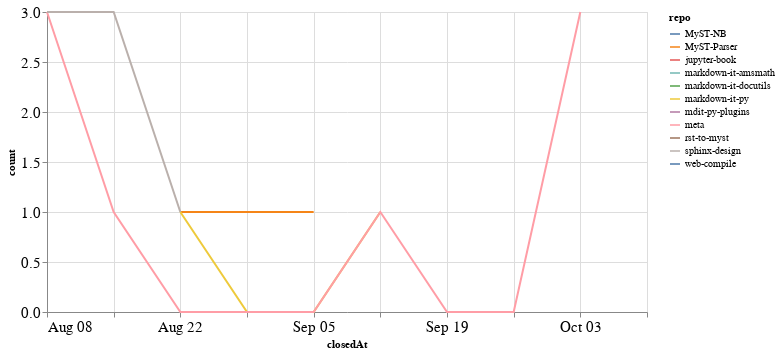

Notebook source saved alongside this figure:
### Code cell
closed_by_time = closed_by.groupby('repo').resample('W', on='closedAt').count()['author'].reset_index()
closed_by_time = closed_by_time.rename(columns={'author': 'count'})

alt.Chart(closed_by_time, width=600).mark_line().encode(
    x='closedAt',
    y='count',
    color='repo',
    tooltip="repo"
)

### Figure 1 — Vega-Lite specification as saved in the notebook (floating-point values rounded to 4 significant figures)
{"config": {"axisLeft": {"labelFontSize": 15}, "axisBottom": {"labelFontSize": 15}}, "data": {"name": "data-6bff49002e61bc6776fba2ef6a33e6d6"}, "mark": "line", "encoding": {"color": {"type": "nominal", "field": "repo"}, "tooltip": {"type": "nominal", "field": "repo"}, "x": {"type": "temporal", "field": "closedAt"}, "y": {"type": "quantitative", "field": "count"}}, "width": 600, "$schema": "https://vega.github.io/schema/vega-lite/v4.8.1.json", "datasets": {"data-6bff49002e61bc6776fba2ef6a33e6d6": [{"repo": "MyST-NB", "closedAt": "2021-10-03T00:00:00", "count": 2}, {"repo": "MyST-Parser", "closedAt": "2021-08-22T00:00:00", "count": 1}, {"repo": "MyST-Parser", "closedAt": "2021-08-29T00:00:00", "count": 1}, {"repo": "MyST-Parser", "closedAt": "2021-09-05T00:00:00", "count": 1}, {"repo": "jupyter-book", "closedAt": "2021-10-10T00:00:00", "count": 1}, {"repo": "markdown-it-amsmath", "closedAt": "2021-09-12T00:00:00", "count": 2}, {"repo": "markdown-it-docutils", "closedAt": "2021-09-12T00:00:00", "count": 1}, {"repo": "markdown-it-py", "closedAt": "2021-08-22T00:00:00", "count": 1}, {"repo": "markdown-it-py", "closedAt": "2021-08-29T00:00:00", "count": 0}, {"repo": "markdown-it-py", "closedAt": "2021-09-05T00:00:00", "count": 0}, {"repo": "markdown-it-py", "closedAt": "2021-09-12T00:00:00", "count": 1}, {"repo": "mdit-py-plugins", "closedAt": "2021-09-12T00:00:00", "count": 1}, {"repo": "meta", "closedAt": "2021-08-08T00:00:00", "count": 3}, {"repo": "meta", "closedAt": "2021-08-15T00:00:00", "count": 1}, {"repo": "meta", "closedAt": "2021-08-22T00:00:00", "count": 0}, {"repo": "meta", "closedAt": "2021-08-29T00:00:00", "count": 0}, {"repo": "meta", "closedAt": "2021-09-05T00:00:00", "count": 0}, {"repo": "meta", "closedAt": "2021-09-12T00:00:00", "count": 1}, {"repo": "meta", "closedAt": "2021-09-19T00:00:00", "count": 0}, {"repo": "meta", "closedAt": "2021-09-26T00:00:00", "count": 0}, {"repo": "meta", "closedAt": "2021-10-03T00:00:00", "count": 3}, {"repo": "rst-to-myst", "closedAt": "2021-08-22T00:00:00", "count": 2}, {"repo": "sphinx-design", "closedAt": "2021-08-08T00:00:00", "count": 3}, {"repo": "sphinx-design", "closedAt": "2021-08-15T00:00:00", "count": 3}, {"repo": "sphinx-design", "closedAt": "2021-08-22T00:00:00", "count": 1}, {"repo": "web-compile", "closedAt": "2021-09-26T00:00:00", "count": 2}]}}
